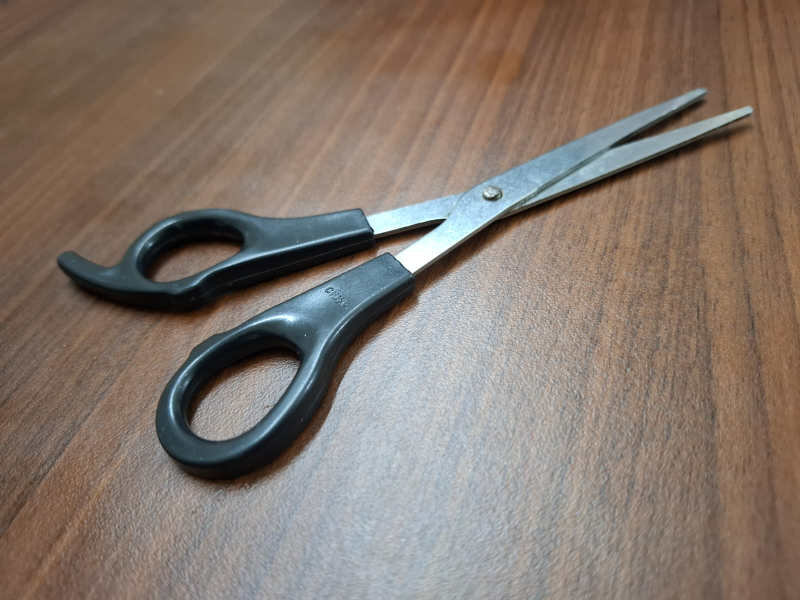
#> input picture Computer Vision/CV_Feature_Matching/view1.jpeg, 1600 x 1200 px (shown at 1/2 size)
$ python feature_matching.py
#> lines starting #> are read from the running program, lines starting #| are printed output that depends on the picture
import numpy as np
import cv2
import matplotlib.pyplot as plt

view1 = cv2.imread("view1.jpeg")
#> view1 is the input picture: shape (1200, 1600, 3); mean B, G, R 109, 118.6, 132.2
view2 = cv2.imread("view2.jpeg")
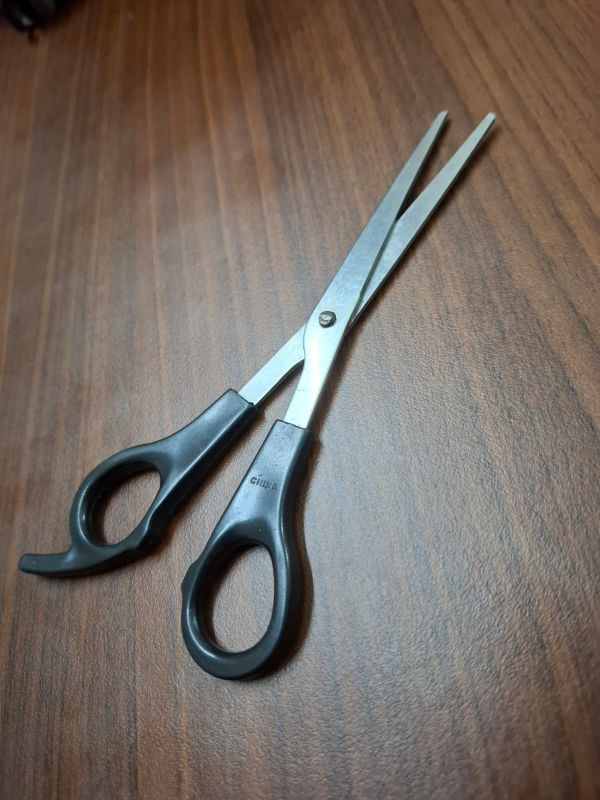
#> input picture Computer Vision/CV_Feature_Matching/view2.jpeg, 1200 x 1600 px (shown at 1/2 size)
#> view2 is the input picture: shape (1600, 1200, 3); mean B, G, R 99.7, 107.6, 117.6

orb = cv2.ORB_create(nfeatures=500)

gray1 = cv2.cvtColor(view1, cv2.COLOR_BGR2GRAY)
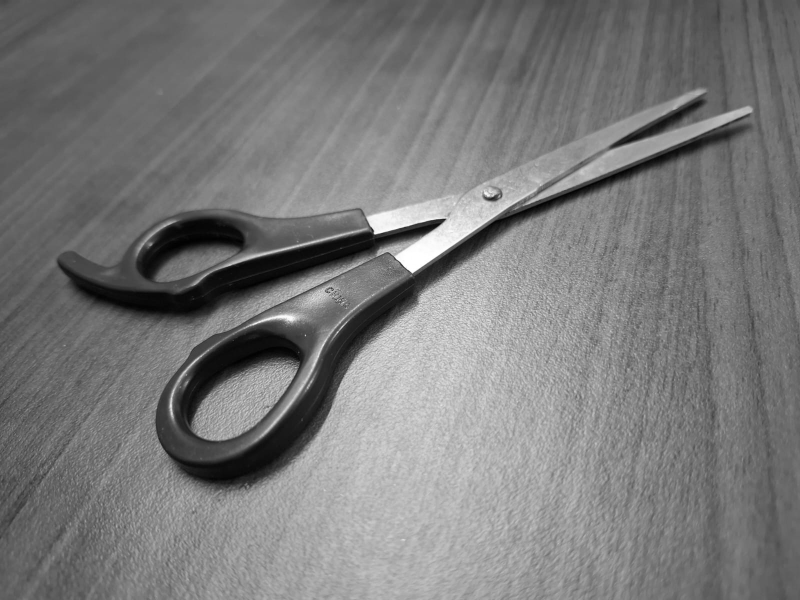
#> gray1: shape (1200, 1600) (shown at 1/2 size); min 0, max 255, mean 121.6
keypoints1, descriptors1 = orb.detectAndCompute(gray1, None)
#> keypoints1 = 500 keypoints; strongest (x, y, size): (752, 463, 92.6), (751, 467, 64.3), (749, 467, 44.6), (750, 467, 53.6)

gray2 = cv2.cvtColor(view2, cv2.COLOR_BGR2GRAY)
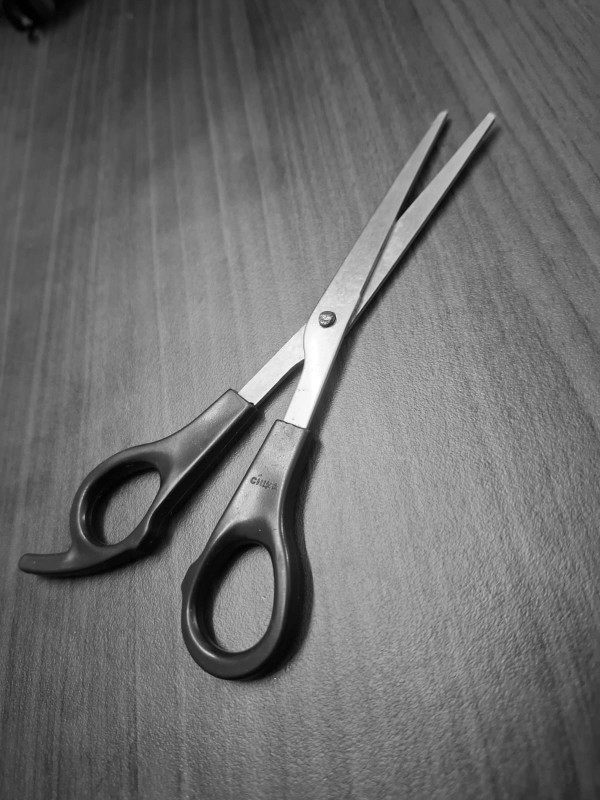
#> gray2: shape (1600, 1200) (shown at 1/2 size); min 0, max 255, mean 109.7
keypoints2, descriptors2 = orb.detectAndCompute(gray2, None)
#> keypoints2 = 500 keypoints; strongest (x, y, size): (509, 808, 31), (508, 808, 44.6), (508, 807, 53.6), (510, 807, 64.3)

matcher = cv2.BFMatcher()
matches = matcher.match(descriptors1, descriptors2)
#> matches = 500 matches

final_img = cv2.drawMatches(view1, keypoints1, view2, keypoints2, matches[:50], None)
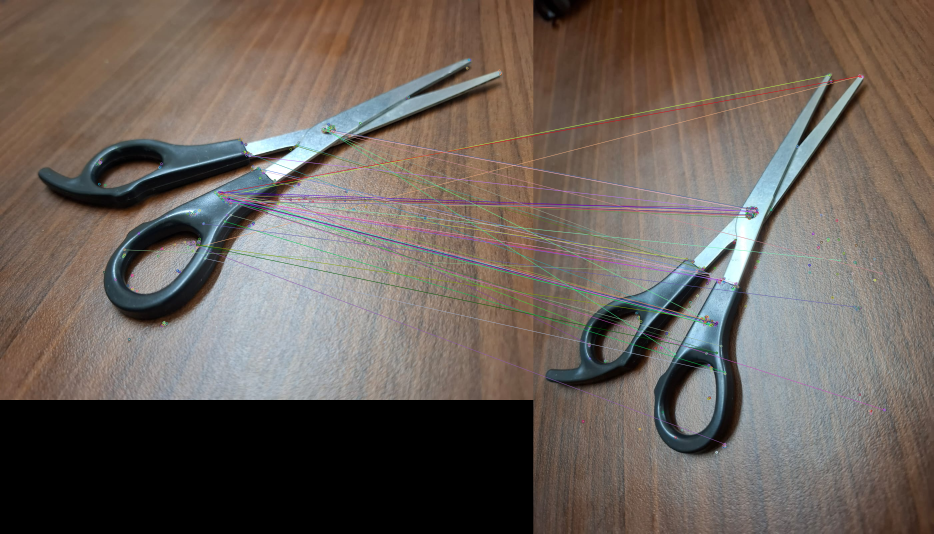
#> final_img: shape (1600, 2800, 3) (shown at 1/3 size); mean B, G, R 89.9, 97.1, 107.1
final_img = cv2.resize(final_img, (1000, 650))
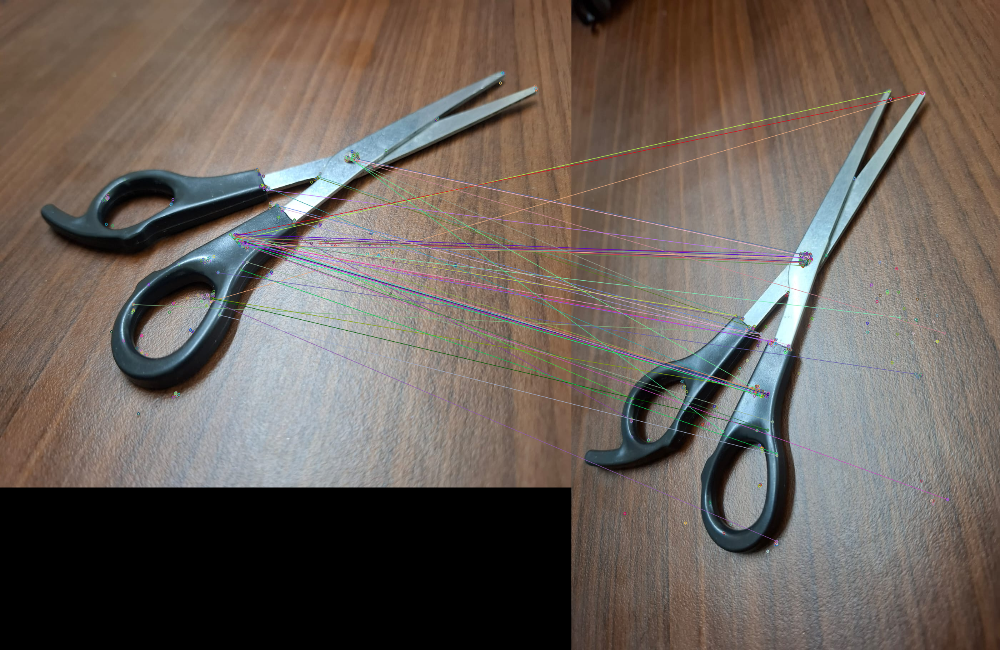
#> final_img: shape (650, 1000, 3); mean B, G, R 89.8, 97, 107

plt.figure(figsize=(10, 6))
plt.imshow(cv2.cvtColor(final_img, cv2.COLOR_BGR2RGB))
plt.title("Feature Matches")
plt.axis('off')
plt.show()
